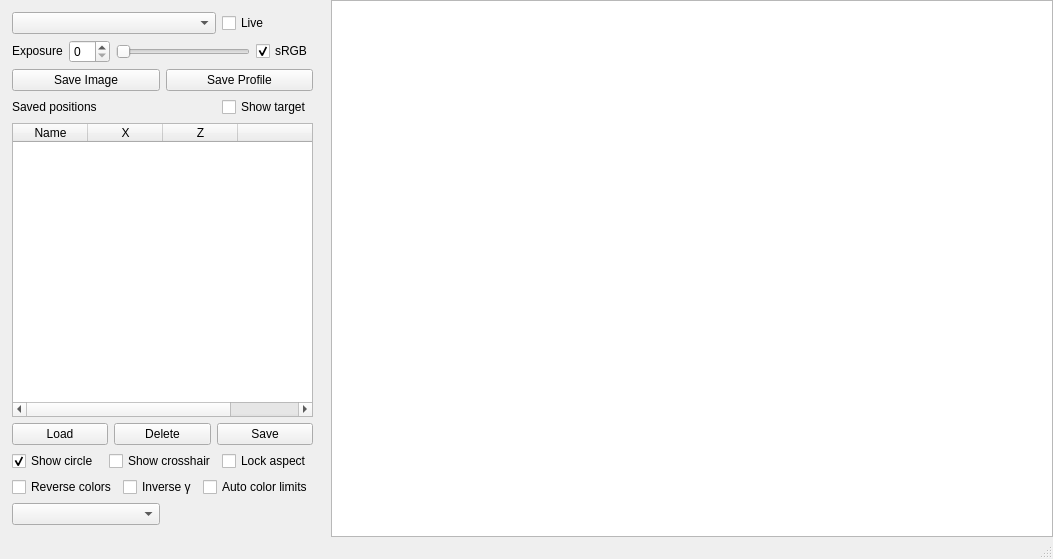
<?xml version="1.0" encoding="UTF-8"?>
<ui version="4.0">
 <class>MainWindow</class>
 <widget class="QMainWindow" name="MainWindow">
  <property name="geometry">
   <rect>
    <x>0</x>
    <y>0</y>
    <width>1053</width>
    <height>559</height>
   </rect>
  </property>
  <property name="windowTitle">
   <string>MainWindow</string>
  </property>
  <widget class="QWidget" name="centralwidget">
   <layout class="QHBoxLayout" name="horizontalLayout_4">
    <property name="leftMargin">
     <number>0</number>
    </property>
    <property name="topMargin">
     <number>0</number>
    </property>
    <property name="rightMargin">
     <number>0</number>
    </property>
    <property name="bottomMargin">
     <number>0</number>
    </property>
    <item>
     <layout class="QHBoxLayout" name="horizontalLayout">
      <item>
       <widget class="QWidget" name="widget" native="true">
        <property name="sizePolicy">
         <sizepolicy hsizetype="Maximum" vsizetype="Preferred">
          <horstretch>0</horstretch>
          <verstretch>0</verstretch>
         </sizepolicy>
        </property>
        <layout class="QHBoxLayout">
         <property name="leftMargin">
          <number>0</number>
         </property>
         <property name="topMargin">
          <number>0</number>
         </property>
         <property name="rightMargin">
          <number>0</number>
         </property>
         <property name="bottomMargin">
          <number>0</number>
         </property>
         <item>
          <layout class="QGridLayout" name="gridLayout">
           <property name="leftMargin">
            <number>12</number>
           </property>
           <property name="topMargin">
            <number>12</number>
           </property>
           <property name="rightMargin">
            <number>12</number>
           </property>
           <property name="bottomMargin">
            <number>12</number>
           </property>
           <item row="6" column="0">
            <widget class="QCheckBox" name="circle_check">
             <property name="text">
              <string>Show circle</string>
             </property>
             <property name="checked">
              <bool>true</bool>
             </property>
            </widget>
           </item>
           <item row="8" column="0" colspan="3">
            <layout class="QHBoxLayout" name="horizontalLayout_8">
             <item>
              <widget class="ColorMapComboBox" name="cmap_combo"/>
             </item>
             <item>
              <widget class="ColorMapGammaWidget" name="gamma_widget" native="true">
               <property name="sizePolicy">
                <sizepolicy hsizetype="Preferred" vsizetype="Fixed">
                 <horstretch>0</horstretch>
                 <verstretch>0</verstretch>
                </sizepolicy>
               </property>
              </widget>
             </item>
            </layout>
           </item>
           <item row="5" column="0" colspan="3">
            <layout class="QHBoxLayout" name="horizontalLayout_7">
             <item>
              <widget class="QPushButton" name="load_btn">
               <property name="text">
                <string>Load</string>
               </property>
              </widget>
             </item>
             <item>
              <widget class="QPushButton" name="delete_btn">
               <property name="text">
                <string>Delete</string>
               </property>
              </widget>
             </item>
             <item>
              <widget class="QPushButton" name="write_btn">
               <property name="toolTip">
                <string>To save to a new entry, deselect first by Ctrl + clicking</string>
               </property>
               <property name="text">
                <string>Save</string>
               </property>
              </widget>
             </item>
            </layout>
           </item>
           <item row="7" column="0" colspan="3">
            <layout class="QHBoxLayout" name="horizontalLayout_9">
             <item>
              <widget class="QCheckBox" name="invert_check">
               <property name="sizePolicy">
                <sizepolicy hsizetype="Preferred" vsizetype="Fixed">
                 <horstretch>0</horstretch>
                 <verstretch>0</verstretch>
                </sizepolicy>
               </property>
               <property name="text">
                <string>Reverse colors</string>
               </property>
              </widget>
             </item>
             <item>
              <widget class="QCheckBox" name="contrast_check">
               <property name="sizePolicy">
                <sizepolicy hsizetype="Preferred" vsizetype="Fixed">
                 <horstretch>0</horstretch>
                 <verstretch>0</verstretch>
                </sizepolicy>
               </property>
               <property name="toolTip">
                <string>Use 1 − x^(1/γ) instead of x^γ</string>
               </property>
               <property name="text">
                <string>Inverse γ</string>
               </property>
              </widget>
             </item>
             <item>
              <widget class="QCheckBox" name="auto_clim_check">
               <property name="text">
                <string>Auto color limits</string>
               </property>
              </widget>
             </item>
            </layout>
           </item>
           <item row="2" column="0" colspan="3">
            <layout class="QHBoxLayout" name="horizontalLayout_5">
             <property name="spacing">
              <number>-1</number>
             </property>
             <item>
              <widget class="QPushButton" name="save_img_btn">
               <property name="text">
                <string>Save Image</string>
               </property>
              </widget>
             </item>
             <item>
              <widget class="QPushButton" name="save_profile_btn">
               <property name="text">
                <string>Save Profile</string>
               </property>
              </widget>
             </item>
            </layout>
           </item>
           <item row="6" column="1">
            <widget class="QCheckBox" name="crosshair_check">
             <property name="text">
              <string>Show crosshair</string>
             </property>
            </widget>
           </item>
           <item row="1" column="0" colspan="3">
            <layout class="QHBoxLayout" name="horizontalLayout_3">
             <item>
              <widget class="QLabel" name="frame_label">
               <property name="sizePolicy">
                <sizepolicy hsizetype="Preferred" vsizetype="Fixed">
                 <horstretch>0</horstretch>
                 <verstretch>0</verstretch>
                </sizepolicy>
               </property>
               <property name="text">
                <string>Exposure</string>
               </property>
              </widget>
             </item>
             <item>
              <widget class="QSpinBox" name="exposure_spin"/>
             </item>
             <item>
              <widget class="QSlider" name="exposure_slider">
               <property name="orientation">
                <enum>Qt::Horizontal</enum>
               </property>
              </widget>
             </item>
             <item>
              <widget class="QCheckBox" name="srgb_check">
               <property name="text">
                <string>sRGB</string>
               </property>
               <property name="checked">
                <bool>true</bool>
               </property>
              </widget>
             </item>
            </layout>
           </item>
           <item row="4" column="0" colspan="3">
            <widget class="QTableWidget" name="pos_table">
             <property name="sizePolicy">
              <sizepolicy hsizetype="Expanding" vsizetype="Minimum">
               <horstretch>0</horstretch>
               <verstretch>0</verstretch>
              </sizepolicy>
             </property>
             <property name="focusPolicy">
              <enum>Qt::ClickFocus</enum>
             </property>
             <property name="alternatingRowColors">
              <bool>true</bool>
             </property>
             <property name="selectionMode">
              <enum>QAbstractItemView::SingleSelection</enum>
             </property>
             <property name="selectionBehavior">
              <enum>QAbstractItemView::SelectRows</enum>
             </property>
             <attribute name="horizontalHeaderDefaultSectionSize">
              <number>75</number>
             </attribute>
             <attribute name="horizontalHeaderHighlightSections">
              <bool>false</bool>
             </attribute>
             <column>
              <property name="text">
               <string>Name</string>
              </property>
             </column>
             <column>
              <property name="text">
               <string>X</string>
              </property>
             </column>
             <column>
              <property name="text">
               <string>Z</string>
              </property>
             </column>
             <column>
              <property name="text">
               <string/>
              </property>
             </column>
            </widget>
           </item>
           <item row="0" column="2">
            <widget class="QCheckBox" name="live_check">
             <property name="text">
              <string>Live</string>
             </property>
            </widget>
           </item>
           <item row="0" column="0" colspan="2">
            <widget class="QComboBox" name="camera_combo"/>
           </item>
           <item row="6" column="2">
            <widget class="QCheckBox" name="aspect_check">
             <property name="text">
              <string>Lock aspect</string>
             </property>
            </widget>
           </item>
           <item row="3" column="0" colspan="2">
            <widget class="QLabel" name="label">
             <property name="sizePolicy">
              <sizepolicy hsizetype="Preferred" vsizetype="Fixed">
               <horstretch>0</horstretch>
               <verstretch>0</verstretch>
              </sizepolicy>
             </property>
             <property name="text">
              <string>Saved positions</string>
             </property>
            </widget>
           </item>
           <item row="3" column="2">
            <widget class="QCheckBox" name="target_check">
             <property name="text">
              <string>Show target</string>
             </property>
            </widget>
           </item>
          </layout>
         </item>
        </layout>
       </widget>
      </item>
      <item>
       <widget class="GraphicsLayoutWidget" name="graphics_layout">
        <property name="sizePolicy">
         <sizepolicy hsizetype="Minimum" vsizetype="Expanding">
          <horstretch>0</horstretch>
          <verstretch>0</verstretch>
         </sizepolicy>
        </property>
       </widget>
      </item>
     </layout>
    </item>
   </layout>
  </widget>
  <widget class="QMenuBar" name="menubar">
   <property name="geometry">
    <rect>
     <x>0</x>
     <y>0</y>
     <width>1053</width>
     <height>34</height>
    </rect>
   </property>
  </widget>
  <widget class="QStatusBar" name="statusbar"/>
 </widget>
 <customwidgets>
  <customwidget>
   <class>GraphicsLayoutWidget</class>
   <extends>QGraphicsView</extends>
   <header>pyqtgraph</header>
  </customwidget>
  <customwidget>
   <class>ColorMapComboBox</class>
   <extends>QComboBox</extends>
   <header>erlab.interactive.colors</header>
  </customwidget>
  <customwidget>
   <class>ColorMapGammaWidget</class>
   <extends>QWidget</extends>
   <header>erlab.interactive.colors</header>
   <container>1</container>
  </customwidget>
 </customwidgets>
 <resources/>
 <connections>
  <connection>
   <sender>exposure_spin</sender>
   <signal>valueChanged(int)</signal>
   <receiver>exposure_slider</receiver>
   <slot>setValue(int)</slot>
   <hints>
    <hint type="sourcelabel">
     <x>98</x>
     <y>504</y>
    </hint>
    <hint type="destinationlabel">
     <x>227</x>
     <y>504</y>
    </hint>
   </hints>
  </connection>
  <connection>
   <sender>exposure_slider</sender>
   <signal>valueChanged(int)</signal>
   <receiver>exposure_spin</receiver>
   <slot>setValue(int)</slot>
   <hints>
    <hint type="sourcelabel">
     <x>227</x>
     <y>504</y>
    </hint>
    <hint type="destinationlabel">
     <x>98</x>
     <y>504</y>
    </hint>
   </hints>
  </connection>
 </connections>
</ui>
